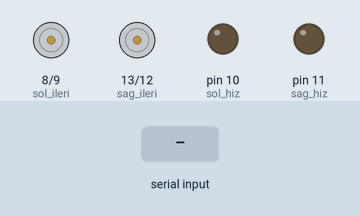
The sketch below on a simulated Arduino Uno, built with avr-gcc and run on an emulated ATmega328P. Parts: motor-driver pin pairs drawn as motors (green arrow = first pin HIGH = forward, orange = second pin HIGH = backward, longer = more drive), output pins drawn as LEDs (lit = HIGH). The inputs (shaded band) are chosen by the test bench.

Above: at 1.2 s.
1.3 s: "1" received over the second serial link
At 2.5 s:
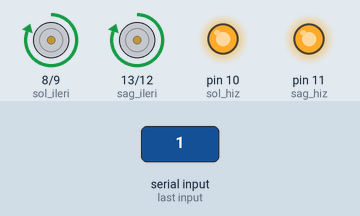
2.8 s: "2" received over the second serial link
At 3.8 s:
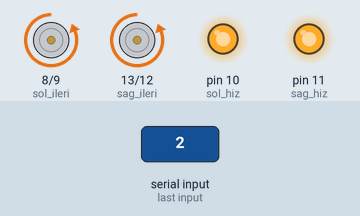
4.3 s: "3" received over the second serial link
At 4.9 s:
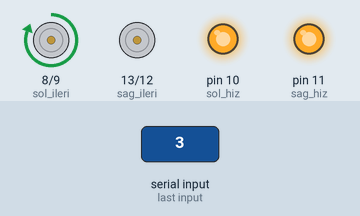
5.8 s: "4" received over the second serial link
At 6.1 s:
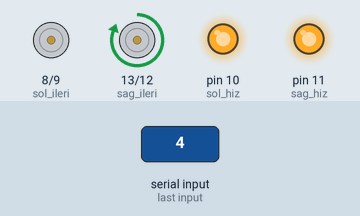
7.3 s: "5" received over the second serial link
At 8.1 s:
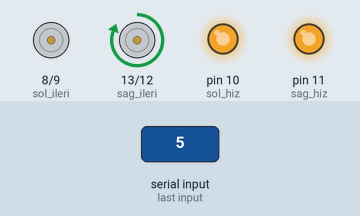
8.8 s: "1" received over the second serial link
At 9.6 s:
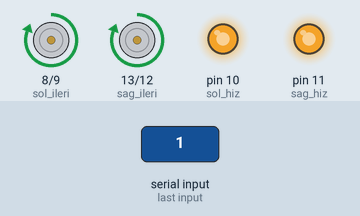
Timing chart, 0 to 11.3 s (numbered marks = the images above; inputs shaded):
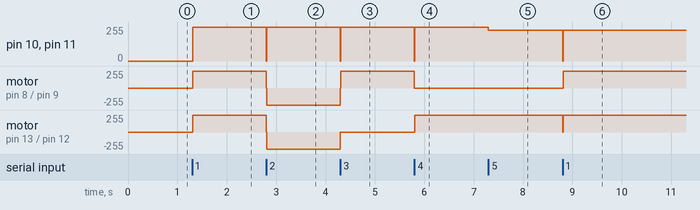

The sketch:

motor_sicaklik_nem_gaz_BT.ino
```cpp
#include<SoftwareSerial.h>
SoftwareSerial bt_iletisim(0, 1);
#define sol_ileri 8
#define sol_geri 9
#define sol_hiz 10
#define sag_ileri 13
#define sag_geri 12
#define sag_hiz 11

int motorlar_hiz = 255;
byte son_islem;

#include <dht11.h>
#define DHT11PIN 2

dht11 DHT11;

int gaz_pin = A0, gaz_deger = 0;

bool reset = false, sicaklik_durum = false, nem_durum = false, gaz_durum = false;

void setup()
{
 pinMode(sol_ileri, OUTPUT);
 pinMode(sag_ileri, OUTPUT);
 pinMode(sol_geri, OUTPUT);
 pinMode(sag_geri, OUTPUT);
 pinMode(sol_hiz, OUTPUT);
 pinMode(sag_hiz, OUTPUT);
 //Serial.begin(9600);
 bt_iletisim.begin(9600);
}
void loop()
{
 if (bt_iletisim.available())
 {
   char data = bt_iletisim.read();
   //Serial.println(data);
   if (data == '1')
   {
     dur();
     delay(10);
     ileri();
     son_islem = 1;
   }
   else if (data == '2')
   {
     dur();
     delay(10);
     geri();
     son_islem = 2;
   }
   else if (data == '3')
   {
     dur();
     delay(10);
     sol();
     son_islem = 3;
   }
   else if (data == '4')
   {
     dur();
     delay(10);
     sag();
     son_islem = 4;
   }
   else if (data == '6')
   {
     dur();
   }
   else if (data == '0')
   {
     motorlar_hiz = motorlar_hiz + 25;
     if (motorlar_hiz > 255)
     {
       motorlar_hiz = 255;
     }
     //Serial.print("motorlar hiz= ");
     //Serial.println(motorlar_hiz);
     son_isleme_devam_et();
   }
   else if (data == '5')
   {
     motorlar_hiz = motorlar_hiz - 25;
     if (motorlar_hiz < 0)
     {
       motorlar_hiz = 0;
     }
     //Serial.print("motorlar hiz= ");
     //Serial.println(motorlar_hiz);
     son_isleme_devam_et();
   }
   else if (data == '100')
   {
     sicaklik_durum = false;
     nem_durum = false;
     gaz_durum = false;
   }
   else if (data == '101')
   {
     sicaklik_durum = true;
     nem_durum = false;
     gaz_durum = false;
   }
   else if (data == '102')
   {
     sicaklik_durum = false;
     nem_durum = true;
     gaz_durum = false;
   }
   else if (data == '103')
   {
     sicaklik_durum = false;
     nem_durum = false;
     gaz_durum = true;
   }
 }
}
void ileri()
{
  digitalWrite(sol_ileri, 1);
  digitalWrite(sag_ileri, 1);
  digitalWrite(sol_geri, 0);
  digitalWrite(sag_geri, 0);
  analogWrite(sol_hiz, motorlar_hiz);
  analogWrite(sag_hiz, motorlar_hiz);
}
void geri()
{
  digitalWrite(sol_ileri, 0);
  digitalWrite(sag_ileri, 0);
  digitalWrite(sol_geri, 1);
  digitalWrite(sag_geri, 1);
  analogWrite(sol_hiz, motorlar_hiz);
  analogWrite(sag_hiz, motorlar_hiz);
}
void sol()
{
  digitalWrite(sol_ileri, 1);
  digitalWrite(sag_ileri, 0);
  digitalWrite(sol_geri, 0);
  digitalWrite(sag_geri, 0);
  analogWrite(sol_hiz, motorlar_hiz);
  analogWrite(sag_hiz, motorlar_hiz);
}
void sag()
{
  digitalWrite(sol_ileri,0);
  digitalWrite(sag_ileri, 1);
  digitalWrite(sol_geri, 0);
  digitalWrite(sag_geri, 0);
  analogWrite(sol_hiz, motorlar_hiz);
  analogWrite(sag_hiz, motorlar_hiz);
}
void dur()
{
  digitalWrite(sol_ileri, 0);
  digitalWrite(sag_ileri, 0);
  digitalWrite(sol_geri, 0);
  digitalWrite(sag_geri, 0);
  analogWrite(sol_hiz, 0);
  analogWrite(sag_hiz, 0);
}
void son_isleme_devam_et()
{
  if (son_islem == 1)
  {
    ileri();
  }
  else if (son_islem == 2)
  {
    geri();
  }
  else if (son_islem == 3)
  {
    sol();
  }
  else if (son_islem == 4)
  {
    sag();
  }
}

void sicaklik_nem_gaz()
{
  int chk = DHT11.read(DHT11PIN);

  if(sicaklik_durum)
  {
    //Serial.print("Sicaklik (Celcius): ");
    bt_iletisim.println((float)DHT11.temperature, 2);
  }
  else if(nem_durum)
  {
    //Serial.print("Nem (%): ");
    bt_iletisim.println((float)DHT11.humidity, 2);
  }
  else if(gaz_durum)
  {
    gaz_deger = analogRead(gaz_pin);
    bt_iletisim.println(gaz_deger);
  }
}
```

Measured:
- after the input at 1.3 s, pin 10 (sol_hiz), pin 11 (sag_hiz): 0/255 → 255/255 at once; motor on pin 8 (sol_ileri) / pin 9 (sol_geri), motor on pin 13 (sag_ileri) / pin 12 (sag_geri): stopped → forward 255/255 at once
- after the input at 2.8 s, pin 10 (sol_hiz), pin 11 (sag_hiz): 255/255 → 0/255 at once, → 255/255 0.01 s later; motor on pin 8 (sol_ileri) / pin 9 (sol_geri), motor on pin 13 (sag_ileri) / pin 12 (sag_geri): forward 255/255 → backward 255/255 at once
- after the input at 4.3 s, pin 10 (sol_hiz), pin 11 (sag_hiz): 255/255 → 0/255 at once, → 255/255 0.01 s later; motor on pin 8 (sol_ileri) / pin 9 (sol_geri): backward 255/255 → forward 255/255 at once; motor on pin 13 (sag_ileri) / pin 12 (sag_geri): backward 255/255 → stopped at once
- after the input at 5.8 s, pin 10 (sol_hiz), pin 11 (sag_hiz): 255/255 → 0/255 at once, → 255/255 0.01 s later; motor on pin 8 (sol_ileri) / pin 9 (sol_geri): forward 255/255 → stopped at once; motor on pin 13 (sag_ileri) / pin 12 (sag_geri): stopped → forward 255/255 at once
- after the input at 7.3 s, pin 10 (sol_hiz), pin 11 (sag_hiz): 255/255 → 230/255 at once
- after the input at 8.8 s, pin 10 (sol_hiz), pin 11 (sag_hiz): 230/255 → 0/255 at once, → 230/255 0.01 s later; motor on pin 8 (sol_ileri) / pin 9 (sol_geri): stopped → forward 255/255 at once; motor on pin 13 (sag_ileri) / pin 12 (sag_geri): forward 255/255 → stopped at once, → forward 255/255 0.01 s later
